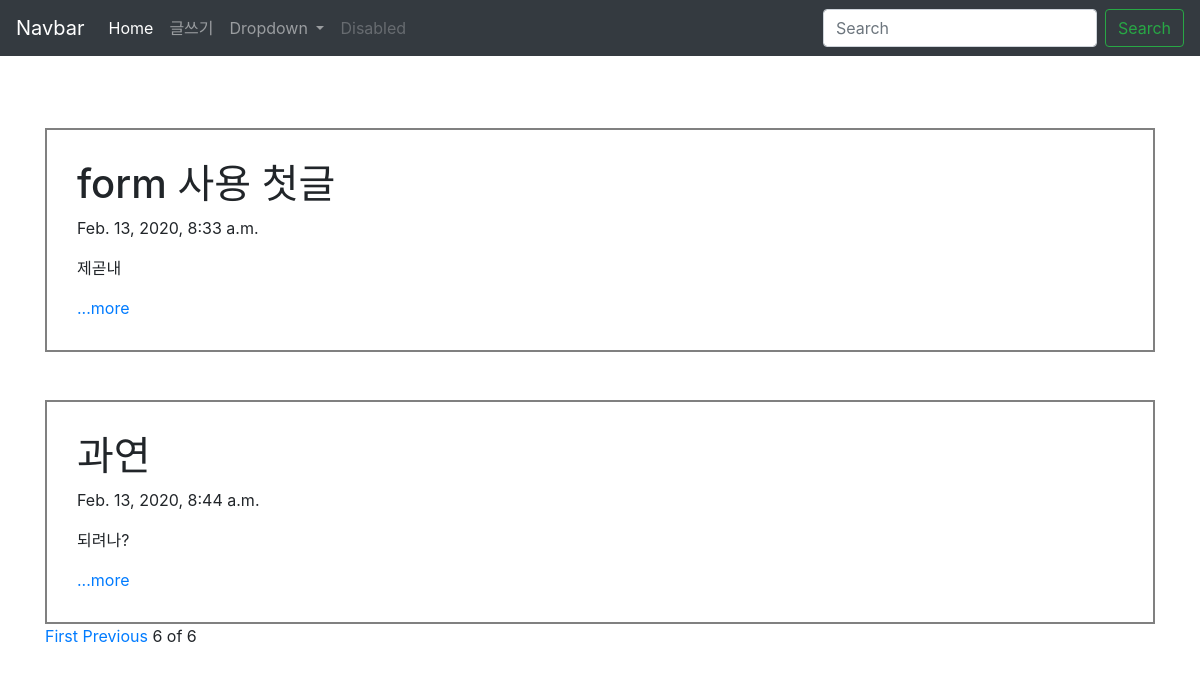
/?page=6, run on an earlier commit of the app's database.
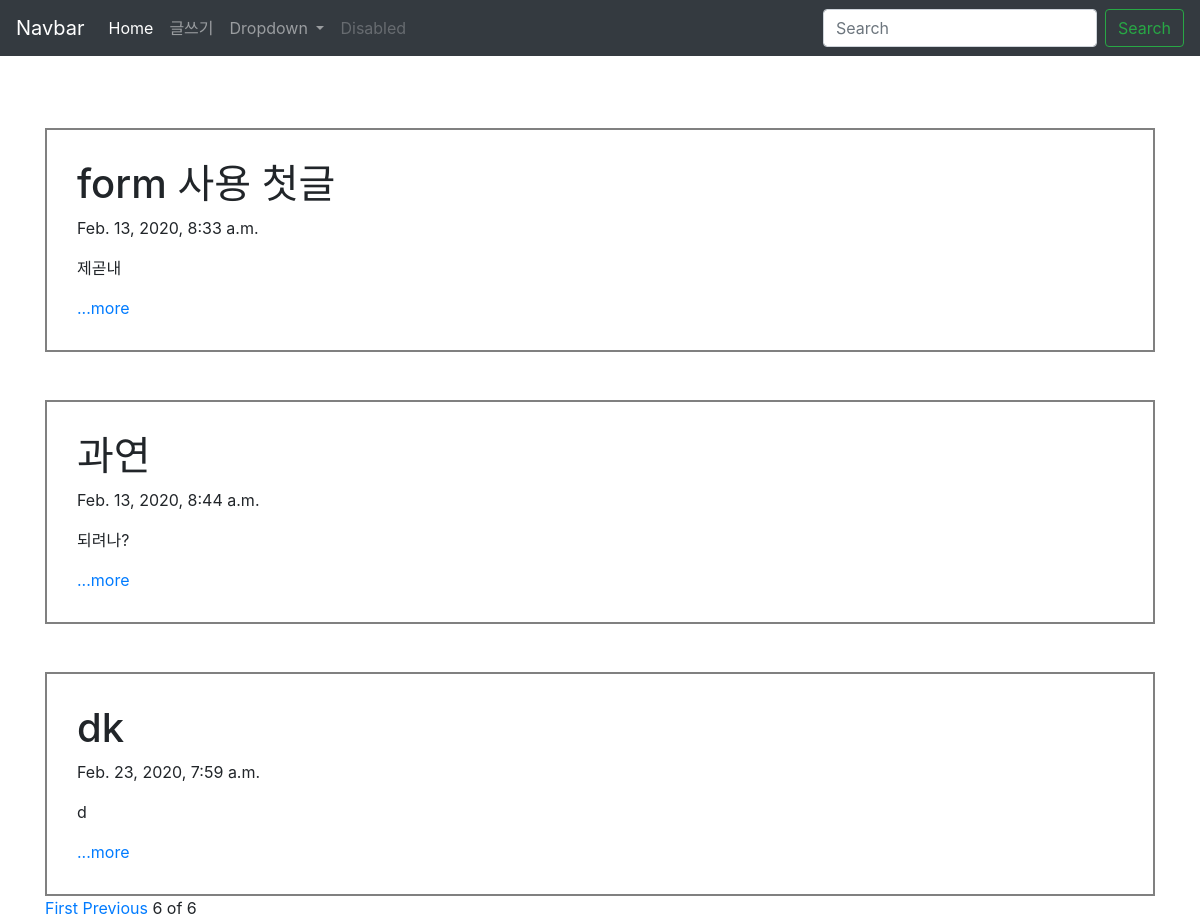
And on a later commit of the database.
### BlogApp/models.py (models this page shows, shortened)
class writing(models.Model):
    title = models.CharField(max_length=100)
    pub_date = models.DateTimeField(auto_now_add=True)
    text = models.TextField()
    def summary(self):
        return self.text[:100]

### BlogApp/views.py (the view)
# urls.py: 2. Add a URL to urlpatterns:  path('', views.home, name='home')
def home(request):
    write = writing.objects #쿼리셋
    writing_list = writing.objects.all()
    paginator = Paginator(writing_list,3)
    page = request.GET.get('page')
    posts = paginator.get_page(page)
    return render(request, 'home.html', {'writings':write, 'posts':posts} )

### BlogApp/templates/home.html (shortened to what this page needs)
{% extends 'base.html' %}
{% block contents %}
<body>
    <div class="container">
        {% for w in posts %}
        <br><br>
        <div style="border: 2px solid gray; padding: 30px;">
            <h1>{{w.title}}</h1>
            <p>{{w.pub_date}}</p>
            <p>{{w.summary}} </p>
            <a href="{% url 'detail' w.id %}">...more </a>
        </div>
        {% endfor %}
    </div>
</body>
<div class="container">
    {% if posts.has_previous %}
    <a href="?page=1">First</a>
    <a href="?page={{posts.previous_page_number}}">Previous</a>
    {% endif %}
    <span>{{posts.number}}</span>
    <span>of</span>
    <span>{{posts.paginator.num_pages}}</span>
</div>
{% endblock contents %}

### BlogProject/templates/base.html (shortened to what this page needs)
<!DOCTYPE html>
<html lang="ko">
<head>
    <link rel="stylesheet" href="https://stackpath.bootstrapcdn.com/bootstrap/4.4.1/css/bootstrap.min.css"
>
</head>
<body>
    <div style="margin-bottom: 80px;">
        <nav class="navbar fixed-top navbar-expand-lg navbar-dark bg-dark">
            <a class="navbar-brand" href="#">Navbar</a>
            <div class="collapse navbar-collapse" id="navbarSupportedContent">
                <ul class="navbar-nav mr-auto">
                    <li class="nav-item active">
                        <a class="nav-link" href="#">Home <span class="sr-only">(current)</span></a>
                    </li>
                    <li class="nav-item">
                        <a class="nav-link" href="{% url 'new' %}">글쓰기</a>
                    </li>
                    <li class="nav-item dropdown">
                        <a class="nav-link dropdown-toggle" href="#" id="navbarDropdown" role="button"
                            data-toggle="dropdown" aria-haspopup="true" aria-expanded="false">
                            Dropdown
                        </a>
                    </li>
                    <li class="nav-item">
                        <a class="nav-link disabled" href="#" tabindex="-1" aria-disabled="true">Disabled</a>
                    </li>
                </ul>
                <form class="form-inline my-2 my-lg-0">
                    <input class="form-control mr-sm-2" type="search" placeholder="Search" aria-label="Search">
                    <button class="btn btn-outline-success my-2 my-sm-0" type="submit">Search</button>
                </form>
            </div>
        </nav>
    </div>
{% block contents %}
{% endblock %}
</body>
</html>

What changed in the data, as far as the page shows it:
added writing: title "dk", pub_date "Feb. 23, 2020, 7:59 a.m.", summary "d"
